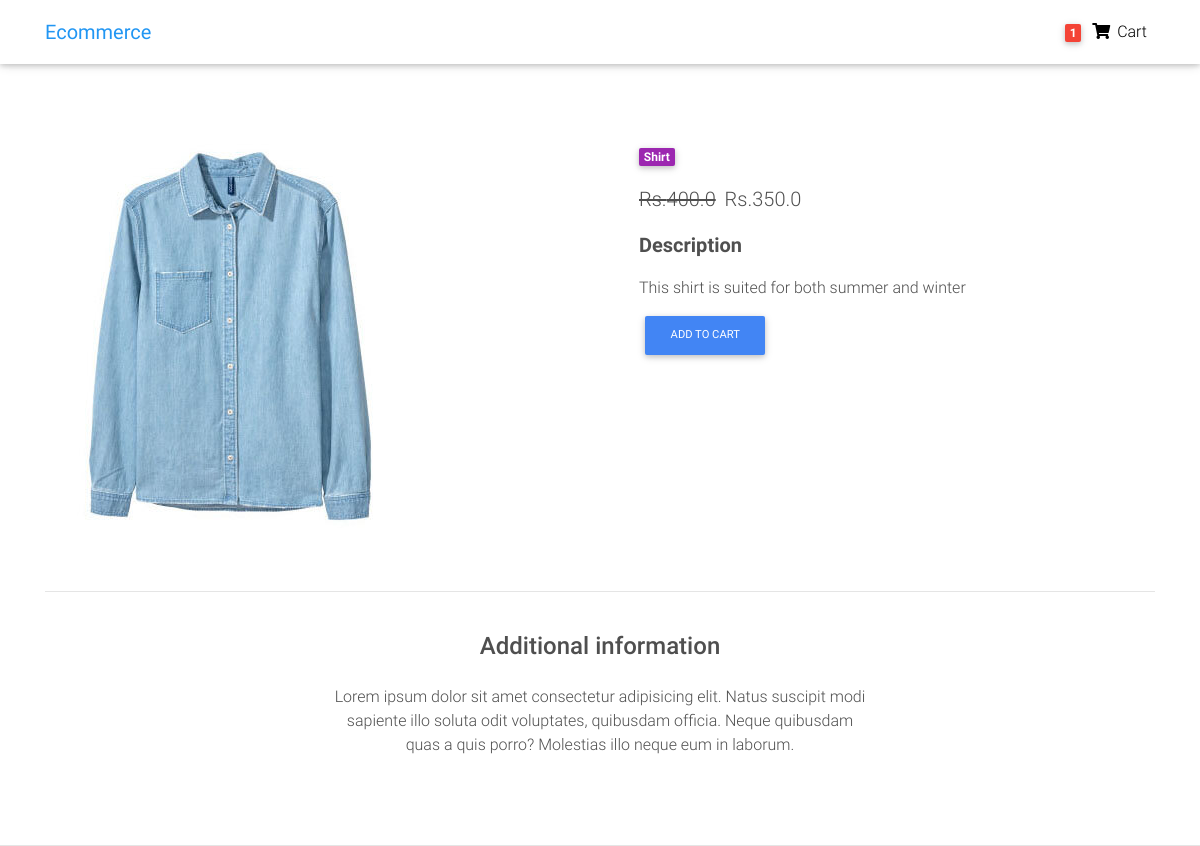
/product/shirt-awesome/ (signed in), run on the app's committed database.
### front/models.py (models this page shows, shortened)
class Customer(AbstractUser):#Users is customer here
    phone=models.CharField(max_length=12,default="")
    gender=models.CharField(max_length=15,default="")
    user_address=models.CharField(max_length=50,default="")

class Order(models.Model):
    user=models.ForeignKey(Customer,on_delete=models.CASCADE)
    ref_code=models.CharField(max_length=20,blank=True,null=True)
    items=models.ManyToManyField(OrderItem)
    start_date = models.DateTimeField(auto_now_add=True)
    ordered_date=models.DateField()
    ordered=models.BooleanField(default=False)#it check whether has been ordered or not
    billing_address=models.ForeignKey('Address',related_name='billing_address',on_delete=models.SET_NULL,blank=True,null=True)
    shipping_address=models.ForeignKey('Address',related_name='shipping_address',on_delete=models.SET_NULL,blank=True,null=True)
    payment_detail=models.ForeignKey('Payments',on_delete=models.SET_NULL,blank=True,null=True)
    coupon=models.ForeignKey('Coupon',on_delete=models.SET_NULL,blank=True,null=True)
    being_delivered=models.BooleanField(default=False)#deliver hogaya
    received=models.BooleanField(default=False)#order hmne receive karliya
    order_status=models.CharField(choices=status,max_length=10,default='Pe')
    refund_requested=models.BooleanField(default=False)
    refund_granted=models.BooleanField(default=False)

class Item(models.Model):
    title=models.CharField(max_length=50)
    price=models.FloatField()
    discount_price=models.FloatField(blank=True,null=True)
    category=models.CharField(choices=CATEGORY_CHOICES,max_length=2)
    label=models.CharField(choices=LABEL_CHOICES,max_length=1)
    slug=models.SlugField()
    description=models.TextField()
    image=models.ImageField(upload_to='Images',null=True,blank=True)
    def get_add_to_cart(self):
        return reverse("add-to-cart", kwargs={"slug": self.slug})

### front/views.py (the view)
# urls.py: path('product/<slug>/', ItemDetailView.as_view(),name="product"),
class ItemDetailView(DetailView):
    model=Item
    template_name='Ecommerce/product-page.html'

### front/templatetags/cart_template_tags.py (called while the page is built)
@register.filter
def cart_item_count(user):
    if user.is_authenticated:
        qs=Order.objects.filter(user=user,ordered=False)
        if qs.exists():
            return qs[0].items.count()
    return 0

### front/templates/Ecommerce/product-page.html (shortened to what this page needs)
{% extends "Ecommerce/home-page.html" %}
{% load static %}
{% load cart_template_tags %}
{% block body %}
  <nav class="navbar fixed-top navbar-expand-lg navbar-light white scrolling-navbar">
    <div class="container">
      <a class="navbar-brand waves-effect" href="/" >
        <strong class="blue-text">Ecommerce</strong>
      </a>
      <div class="collapse navbar-collapse" id="navbarSupportedContent">
        <ul class="navbar-nav nav-flex-icons">
          {% if user.is_authenticated %}
          <li class="nav-item">
            <a href="{% url 'order-summary' %}" class="nav-link waves-effect">
              <span class="badge red z-depth-1 mr-1"> {{request.user|cart_item_count}}</span>
              <i class="fas fa-shopping-cart"></i>
              <span class="clearfix d-none d-sm-inline-block"> Cart </span>
            </a>
          </li>
          {% endif %}
        </ul>
      </div>
    </div>
  </nav>
  <main class="mt-5 pt-4">
    <div class="container dark-grey-text mt-5">
      <div class="row wow fadeIn">
        <div class="col-md-6 mb-4">
          <img src="{{object.image.url}}" class="img-fluid" alt="">
        </div>
        <div class="col-md-6 mb-4">
          <div class="p-4">
            <div class="mb-3">
              <a href="">
                <span class="badge purple mr-1">{{object.get_category_display}}</span>
              </a>
            </div>
            <p class="lead">
              {% if  object.discount_price %}
              <span class="mr-1">
                <del>Rs.{{object.price}}</del>
              </span>
              <span>Rs.{{object.discount_price}}</span>
              {% else %}
              <span>Rs.{{object.price}}</span>
              {% endif %}
            </p>
            <p class="lead font-weight-bold">Description</p>
            <p>{{object.description}}</p>
            <form class="d-flex justify-content-left">
              {% if user.is_authenticated %}
              <a href="{{object.get_add_to_cart}}" class="btn btn-primary btn-md my-0 p" type="submit">Add to cart</a>
              {% else %}
              <h5>Please login to buy</h5>
              {% endif %}
            </form>
          </div>
        </div>
      </div>
      <hr>
      <div class="row d-flex justify-content-center wow fadeIn">
        <div class="col-md-6 text-center">
          <h4 class="my-4 h4">Additional information</h4>
          <p>Lorem ipsum dolor sit amet consectetur adipisicing elit. Natus suscipit modi sapiente illo soluta odit
            voluptates,
            quibusdam officia. Neque quibusdam quas a quis porro? Molestias illo neque eum in laborum.</p>
        </div>
      </div>
      <div class="row wow fadeIn">
        <div class="col-lg-4 col-md-12 mb-4">
        </div>
        <div class="col-lg-4 col-md-6 mb-4">
        </div>
        <div class="col-lg-4 col-md-6 mb-4">
        </div>
      </div>
    </div>
  </main>
  {% endblock body %}

### front/templates/Ecommerce/home-page.html (style rules this page uses)
html, body, header, .carousel { height: 60vh; }

### data on the page
Customer: user|cart_item_count "1"
Item: image (picture), category "Shirt", price "400.0", discount_price "350.0", description "This shirt is suited for both summer and winter"
